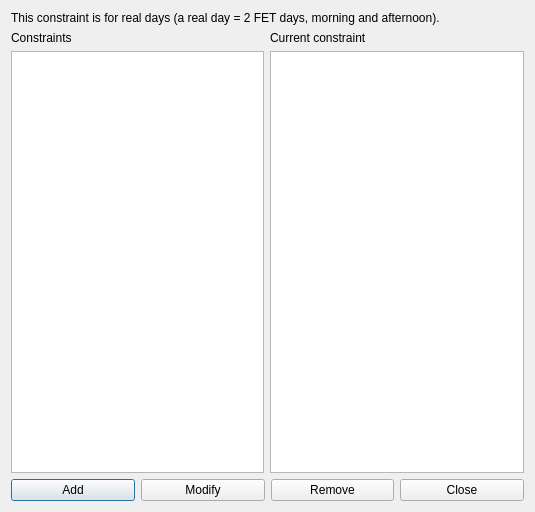
<?xml version="1.0" encoding="UTF-8"?>
<ui version="4.0">
 <class>ConstraintStudentsMaxGapsPerWeekForRealDaysForm_template</class>
 <widget class="QDialog" name="ConstraintStudentsMaxGapsPerWeekForRealDaysForm_template">
  <property name="geometry">
   <rect>
    <x>0</x>
    <y>0</y>
    <width>535</width>
    <height>512</height>
   </rect>
  </property>
  <property name="windowTitle">
   <string extracomment="This is the title of the dialog to see the list of all constraints of this type">Constraints students max gaps per week for real days</string>
  </property>
  <layout class="QGridLayout" name="gridLayout">
   <item row="2" column="0" colspan="2">
    <layout class="QHBoxLayout" name="horizontalLayout">
     <item>
      <widget class="QPushButton" name="addConstraintPushButton">
       <property name="text">
        <string>Add</string>
       </property>
      </widget>
     </item>
     <item>
      <widget class="QPushButton" name="modifyConstraintPushButton">
       <property name="text">
        <string>Modify</string>
       </property>
      </widget>
     </item>
     <item>
      <widget class="QPushButton" name="removeConstraintPushButton">
       <property name="text">
        <string>Remove</string>
       </property>
      </widget>
     </item>
     <item>
      <widget class="QPushButton" name="closePushButton">
       <property name="text">
        <string>Close</string>
       </property>
      </widget>
     </item>
    </layout>
   </item>
   <item row="1" column="0">
    <layout class="QVBoxLayout" name="verticalLayout">
     <item>
      <widget class="QLabel" name="constraintsTextLabel">
       <property name="frameShape">
        <enum>QFrame::NoFrame</enum>
       </property>
       <property name="frameShadow">
        <enum>QFrame::Plain</enum>
       </property>
       <property name="text">
        <string>Constraints</string>
       </property>
       <property name="wordWrap">
        <bool>false</bool>
       </property>
      </widget>
     </item>
     <item>
      <widget class="QListWidget" name="constraintsListWidget"/>
     </item>
    </layout>
   </item>
   <item row="0" column="0" colspan="2">
    <widget class="QLabel" name="label_2">
     <property name="sizePolicy">
      <sizepolicy hsizetype="Minimum" vsizetype="Minimum">
       <horstretch>0</horstretch>
       <verstretch>0</verstretch>
      </sizepolicy>
     </property>
     <property name="text">
      <string>This constraint is for real days (a real day = 2 FET days, morning and afternoon).</string>
     </property>
     <property name="wordWrap">
      <bool>true</bool>
     </property>
    </widget>
   </item>
   <item row="1" column="1">
    <layout class="QVBoxLayout" name="verticalLayout_2">
     <item>
      <widget class="QLabel" name="currentConstraintTextLabel">
       <property name="text">
        <string>Current constraint</string>
       </property>
       <property name="wordWrap">
        <bool>false</bool>
       </property>
      </widget>
     </item>
     <item>
      <widget class="QPlainTextEdit" name="currentConstraintTextEdit"/>
     </item>
    </layout>
   </item>
  </layout>
 </widget>
 <layoutdefault spacing="6" margin="11"/>
 <resources/>
 <connections/>
</ui>
